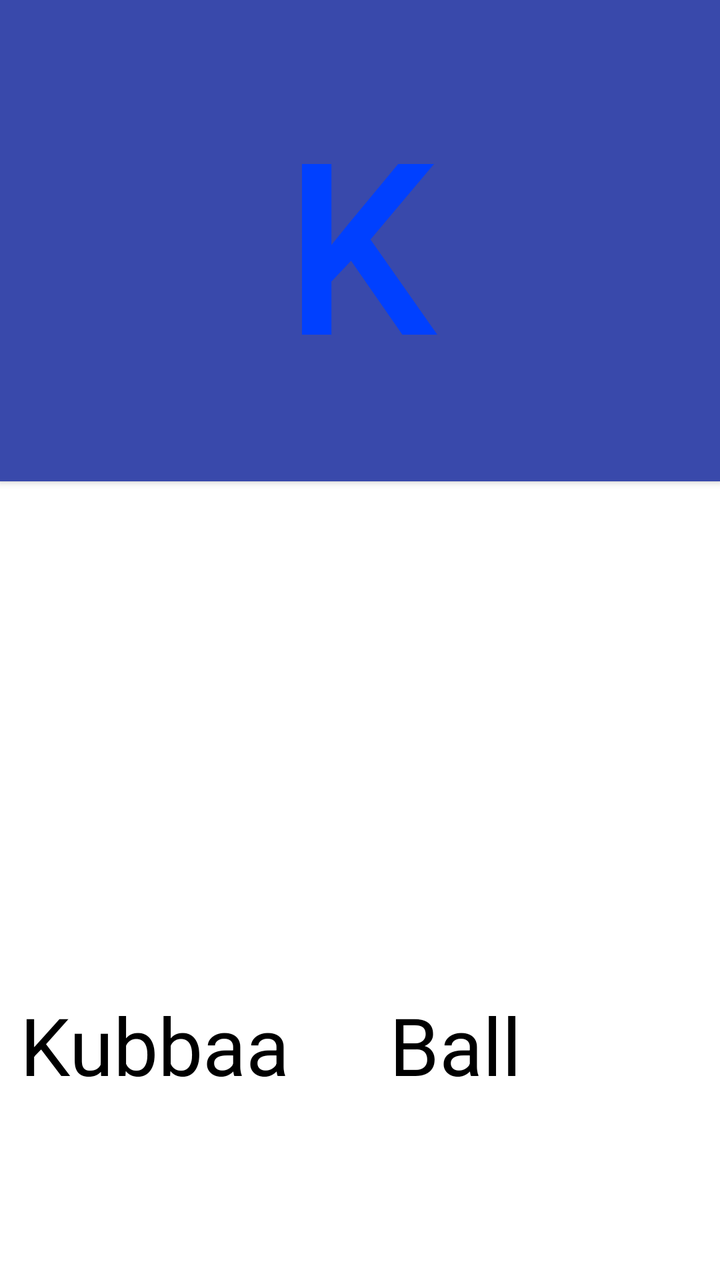
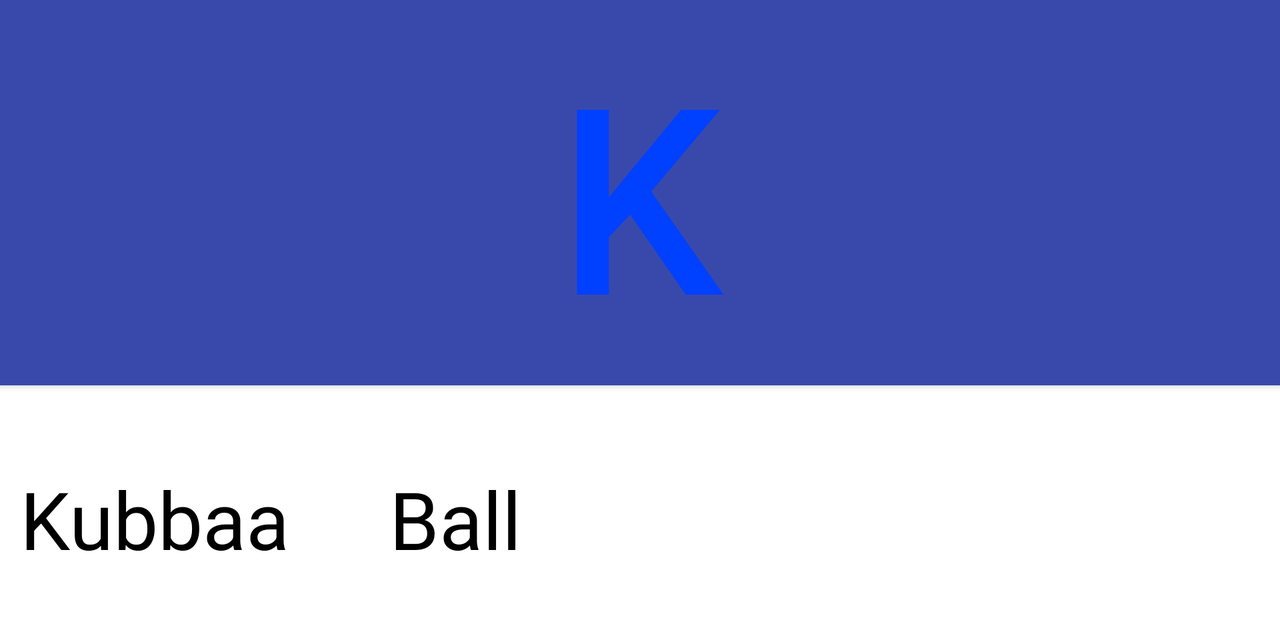

An Android layout and its configuration variant, each rendered on a device that would load it. The default file and the variant file are quoted in full after the pictures.
<!-- AndroidManifest.xml: application theme Theme.QubeeOro -->
<!-- res/layout/kk.xml -->
<?xml version="1.0" encoding="utf-8"?>
<LinearLayout xmlns:android="http://schemas.android.com/apk/res/android"
    xmlns:app="http://schemas.android.com/apk/res-auto"
    xmlns:tools="http://schemas.android.com/tools"
    android:layout_width="match_parent"
    android:layout_height="match_parent"
    android:layout_weight="1"
    android:orientation="vertical">

    <LinearLayout
        android:layout_width="match_parent"
        android:layout_height="match_parent"
        android:orientation="vertical"
       android:layout_weight="1"
        >

        <Button
            android:id="@+id/Kaa1"
            android:layout_width="match_parent"
            android:layout_height="wrap_content"
            android:gravity="center"
            android:background="#e6e6ff"
            android:layout_weight="1"
            android:text="K"
            android:onClick="K"
            android:textColor="@color/d"
            android:textSize="120sp"
            />

        <ImageView
            android:id="@+id/imageView"
            android:layout_width="match_parent"
            android:layout_height="154dp"
            android:layout_margin="20dp"
            android:layout_weight="1"
            app:srcCompat="@drawable/kubbaa"
            tools:layout_editor_absoluteX="3dp"
            tools:layout_editor_absoluteY="4dp" />

        <TextView
            android:id="@+id/textView"
            android:layout_width="match_parent"
            android:layout_height="wrap_content"
            android:layout_marginBottom="30dp"
            android:layout_weight="1"
            android:text=" Kubbaa     Ball"
            android:textColor="#000000"
            android:textDirection="inherit"
            android:textSize="40dp" />

    </LinearLayout>
</LinearLayout>
<!-- resources referenced by this layout -->
<resources>
  <color name="d">#0040ff</color>
  <style name="Theme.QubeeOro" parent="Theme.MaterialComponents.DayNight.DarkActionBar">
          
          <item name="colorPrimary">@color/colorPrimary</item>
          <item name="colorPrimaryVariant">@color/colorPrimary</item>
          <item name="colorOnPrimary">@color/whiteText</item>
          
          <item name="colorSecondary">@color/f</item>
          <item name="colorSecondaryVariant">@color/f</item>
          <item name="colorOnSecondary">@color/j</item>
          
          <item name="android:statusBarColor" tools:targetApi="l">?attr/colorPrimaryVariant</item>
          
      </style>
  <color name="colorPrimary">#3949AB</color>
  <color name="whiteText">#ffffff</color>
  <color name="f">#867979</color>
  <color name="j">#000000</color>
</resources>
<!-- res/layout-land/kk.xml (the repository's variant of the layout above) -->
<!-- drawn on the phone turned sideways -->
<?xml version="1.0" encoding="utf-8"?>
<ScrollView xmlns:android="http://schemas.android.com/apk/res/android"
    xmlns:app="http://schemas.android.com/apk/res-auto"
    xmlns:tools="http://schemas.android.com/tools"
    android:layout_width="match_parent"
    android:layout_height="wrap_content"
    tools:context=".Main3Activity">
    <LinearLayout
        android:layout_width="match_parent"
        android:layout_height="match_parent"
        android:layout_weight="1"
        android:gravity="center"
        android:orientation="vertical">

        <LinearLayout
            android:layout_width="match_parent"
            android:layout_height="match_parent"
            android:orientation="vertical"
            android:layout_weight="1"
            >

            <Button
                android:id="@+id/Kaa1"
                android:layout_width="match_parent"
                android:layout_height="wrap_content"
                android:gravity="center"
                android:background="#e6e6ff"
                android:layout_weight="1"
                android:text="K"
                android:onClick="K"
                android:textColor="@color/d"
                android:textSize="130sp"
                />

            <ImageView
                android:id="@+id/imageView"
                android:layout_width="match_parent"
                android:layout_height="wrap_content"
                android:layout_margin="20dp"
                android:layout_weight="1"
                app:srcCompat="@drawable/kubbaa"
                tools:layout_editor_absoluteX="3dp"
                tools:layout_editor_absoluteY="4dp" />

            <TextView
                android:id="@+id/textView"
                android:layout_width="match_parent"
                android:layout_height="wrap_content"
                android:layout_marginBottom="30dp"
                android:layout_weight="1"
                android:text=" Kubbaa     Ball"
                android:textColor="#000000"
                android:textDirection="inherit"
                android:textSize="40dp" />

        </LinearLayout>
    </LinearLayout>
</ScrollView>
